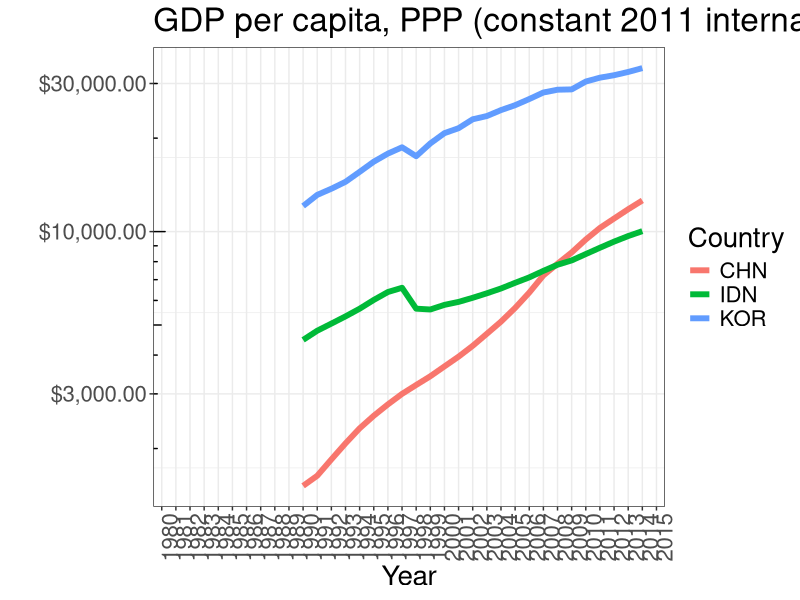

Source code (R):
library(reshape)
library(ggplot2)
library(plyr)
library(reshape)
library(scales)

x <- read.csv (
    "Team-1-Data.csv", 
    na.strings=c("NA","NaN", " ", "..") 
    )

plotList <- read.csv("Team-1-Definition-and-Source.csv")

names(x)[5:40] <- c(1980:2015)
data <- subset(x, select=-c(Country.Name, Series.Name))
names(data)[1] <- "Country"
mdata <- melt(data, id=c("Series.Code","Country"), variable.name="Year", value.name="Value")


### Plot 1
p <- ggplot (
    data = mdata[ which(mdata$Series.Code==plotList$Code[1]), ] 
    ,aes(x = variable, y = value, color = Country, group = Country)
)
p + geom_line(aes(), size=2) +
    theme_bw() +
    ggtitle(plotList$Indicator.Name[1]) +
    labs(x="Year",y="") +
    theme(text = element_text(size=20), axis.text.x = element_text(angle=90, vjust=1)) +
    scale_y_log10(labels=dollar) + # This creates a log scale for Plot 1 only
    annotation_logticks(side = "l")  
#    scale_x_continuous(limits=c(0,100), breaks=seq(1980,2015, by = 2))
